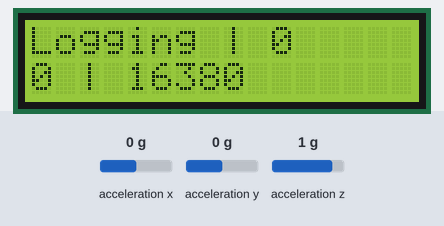
Bench run of a sketch on a simulated Arduino Uno, built with avr-gcc and run on an emulated ATmega328P. Shown: 16×2 character LCD. The inputs (shaded band) are chosen by the test bench; at power-on: acceleration x 0 g, acceleration y 0 g, acceleration z 1 g. Storage starts empty; what the sketch prints to the serial monitor is not drawn.

Above: at 5.3 s.
5.4 s: acceleration x set to -1.4 g
At 6.5 s:
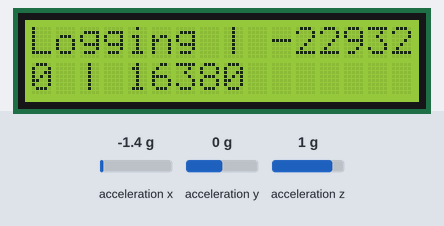
6.9 s: acceleration y set to -1.4 g
At 7.6 s:
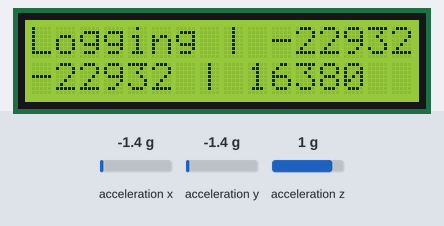
8.4 s: acceleration z set to -1.4 g
At 8.8 s:
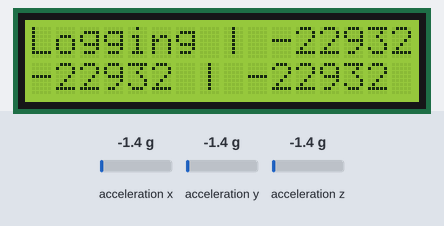
9.9 s: acceleration x set to -0.8 g
At 11.1 s:
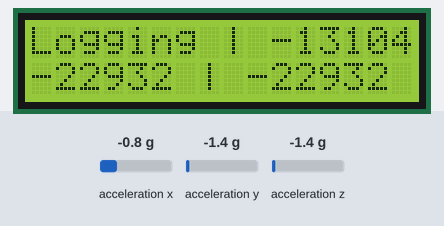
Timing chart, 0 to 12.4 s (numbered marks = the images above; inputs shaded):
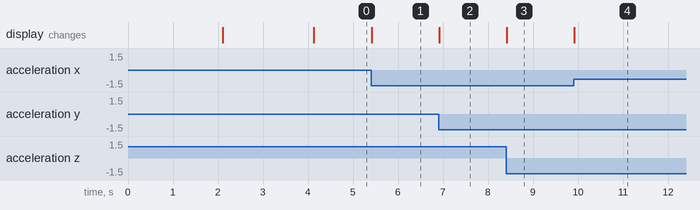

Measured:
- after the input at 5.4 s, the display: changes at once (image 1)
- after the input at 6.9 s, the display: changes at once (image 2)
- after the input at 8.4 s, the display: changes at once (image 3)
- after the input at 9.9 s, the display: changes at once (image 4)

The sketch:

code.ino
```cpp
/* ###########################################################
 * Arduino Accelerometer Project
 * 06/02/2017
 * ----------------------------------------------------------
 * James Bithell & William Ashton
 * C2 Physics project
 *
 * -----------------------LCD--------------------------------
 * LCD RS pin to digital pin 7
 * LCD Enable pin to digital pin 6
 * LCD D4 pin to digital pin 5
 * LCD D5 pin to digital pin 4
 * LCD D6 pin to digital pin 3
 * LCD D7 pin to digital pin 2
 * LCD R/W pin to ground
 * 10K variable resistor: ends to +5V and ground and wiper to LCD VO pin
 *
 * ---------------------SD CARD-----------------------------
 * SD card attached to SPI bus as follows:
 * MOSI   -   pin 11
 * MISO   -   pin 12
 * CLK    -   pin 13 - also SD operation LED
 * CS     -   pin 10
 *
 * -------------------ACCELEROMTER---------------------------
 * SCL    -   analogue pin 5
 * SDA    -   analogue pin 4
 *
*/


#include <Wire.h>
#include <Adafruit_MMA8451.h>
#include <Adafruit_Sensor.h>
#include <LiquidCrystal.h>
#include <SD.h>

LiquidCrystal lcd(7, 6, 5, 4, 3, 2);
// initialize the LCD library with the numbers of the interface pins
// float V = 0; // Computed voltage from input pin 0 AD converter
unsigned long Time = 0; // Becomes number of seconds since power up

String dataString = "";
Adafruit_MMA8451 mma = Adafruit_MMA8451();

void setup(void) {
  //Setup Accelerometer
  Serial.begin(9600);

  Serial.println("Adafruit MMA8451 test!");

  if (! mma.begin()) {
    Serial.println("Couldnt start");
    while (1);
  }
  Serial.println("MMA8451 found!");

  mma.setRange(MMA8451_RANGE_2_G);

  Serial.print("Range = "); Serial.print(2 << mma.getRange());
  Serial.println("G");


  //Setup Screen
  pinMode(10,OUTPUT); //CS pin on the SD
  Serial.begin(9600);
  lcd.begin(16, 2);
  lcd.print("      JBWA");
  lcd.setCursor(0,1);
  lcd.print("     Logger");
  delay(2000); //wait two seconds
  lcd.clear(); //clear LCD

  if (SD.begin(10)) {    // see if the card is present initialize
      dataString = "START,"; // make a string for assembling the data to log:
      File dataFile = SD.open("data.txt", FILE_WRITE); // open the file.
        if (dataFile) { // if the file is available, write to it:
        dataFile.println(dataString);
        dataFile.close();
        lcd.print("Micro SD Card"); //and display a message
        lcd.setCursor(0,1);
        lcd.print("initialised");
        delay(2000); //wait two seconds
        lcd.clear(); //clear LCD
      }
  }
}

void loop() {
  mma.read();
  sensors_event_t event;
  mma.getEvent(&event);

  if (millis()/100  > Time) { //Do everything below once a 1/10th of a second
    Time = millis()/100; //Time in tenths of seconds since power up
    dataString = "" ;

    lcd.clear();
    lcd.setCursor(0,0);
    lcd.print("Logging | ");
    lcd.print(mma.x);
    lcd.setCursor(0,1);
    lcd.print(mma.y);
    lcd.print(" | ");
    lcd.print(mma.z);
    //It's best to plot the sum of the three values as it gives you the most sensible data with some jitter
    dataString += millis();
    dataString += ",";
    dataString += mma.x;
    dataString += ",";
    dataString += mma.y;
    dataString += ",";
    dataString += mma.z;
    dataString += "\r\n";

    File dataFile = SD.open("data.txt", FILE_WRITE);
    if (dataFile) {
      dataFile.print(dataString);
      dataFile.close();
    }
  }

}
```
